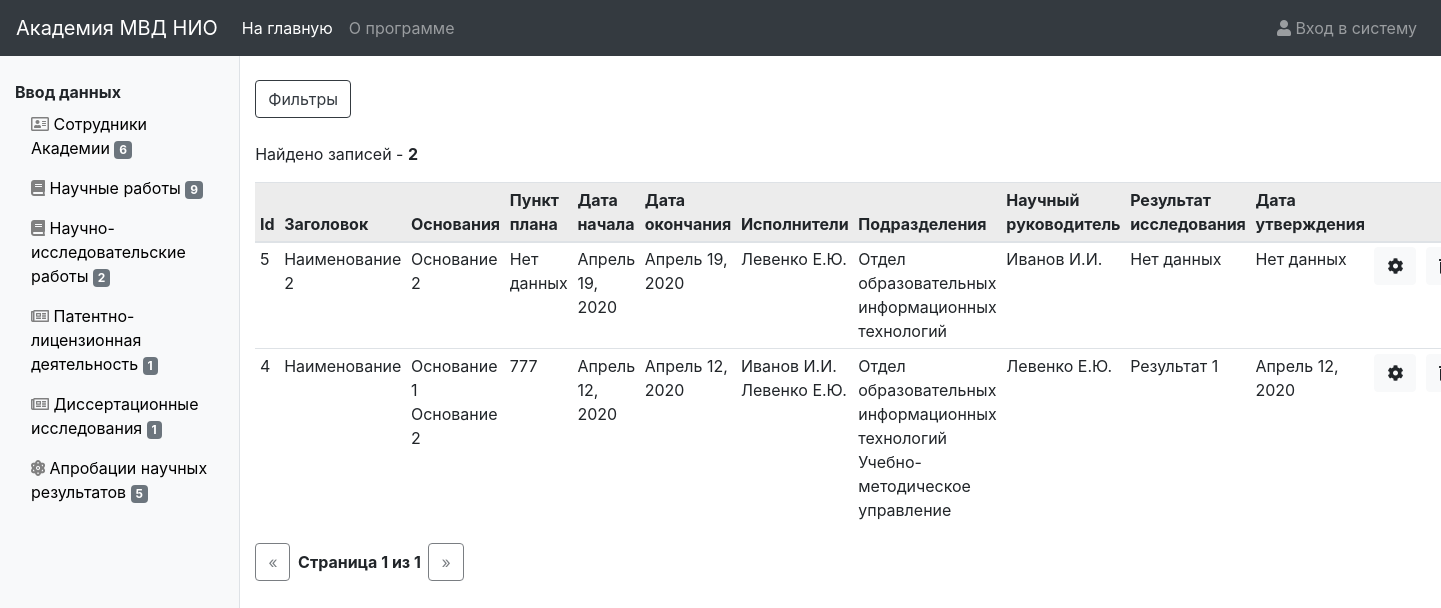
Before: /nir/ with the older database file.
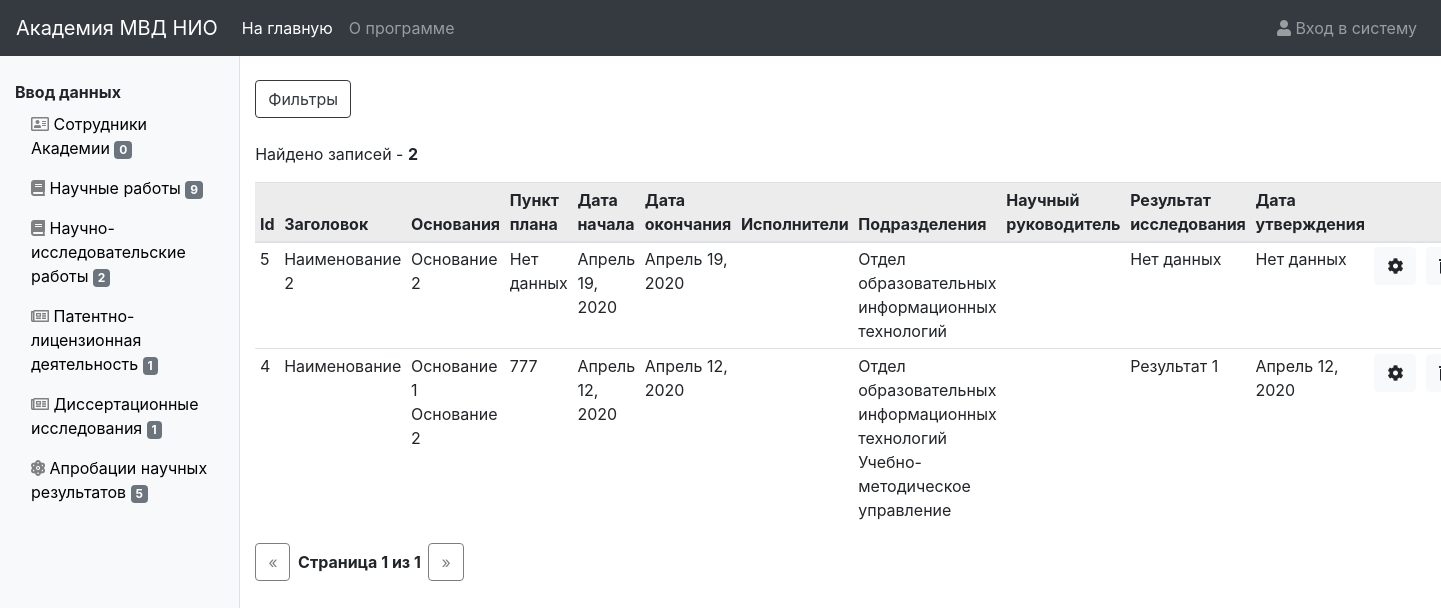
After: the same page with the newer database file.
### nir/models.py (models this page shows, shortened)
class NIR(models.Model):
    nir_title = models.TextField()
    reason = models.ManyToManyField(ReasonNIR, verbose_name="Основания для проведения")
    plan_item = models.CharField(max_length=255, blank=True, null=True, verbose_name="Пункт плана для проведения")
    start_date = models.DateField(blank=True, null=True, verbose_name="Дата начала")
    end_date = models.DateField(blank=True, null=True, verbose_name="Дата окончания")
    result = models.ForeignKey(ResearchResults, on_delete=models.SET_NULL, blank=True, null=True,
                               verbose_name="Результат проведения НИР")
    approve_date = models.DateField(blank=True, null=True, verbose_name="Дата утверждения акта")
    authors = models.ManyToManyField(Author, verbose_name="Авторы НИР")
    subdivisions = models.ManyToManyField(Subdivision, verbose_name="Подразделения НИР")
    nir_leader = models.ForeignKey(Author, related_name="nir_leader", on_delete=models.SET_NULL, null=True, blank=True,
                                   verbose_name="Научный руководитель")
    leader_subdivision = models.ForeignKey(Subdivision, related_name='nir_leader_subdivision', on_delete=models.SET_NULL, null=True, blank=True,
                                           verbose_name="Подразделение научного руководителя")
    date_added = models.DateTimeField(blank=True, null=True, verbose_name="Дата и время моследнего изменения")
    user_added = models.ForeignKey(User, on_delete=models.SET_NULL, blank=True, null=True,
                                   verbose_name="Кем внесено/изменено")
    class Meta:
        ordering = ('nir_title',)
        verbose_name = 'Научно-исследовательская работа'
        verbose_name_plural = 'Научно-исследовательские работы'
    @property
    def get_authors(self):
        s = ''
        for author in self.authors.all():
            s += author.get_full_name
            s += ' '
        return s
    @property
    def get_reasons(self):
        s = ''
        for reason in self.reason.all():
            s += reason.reason_name
            s += ' '
        return s
    @property
    def get_subdivisions(self):
        s = ''
        for subdivision in self.subdivisions.all():
            s += subdivision.subdivision_name
            s += ' '
        return s

class ReasonNIR(models.Model):
    reason_name = models.CharField(max_length=255, verbose_name="Основание для проведения НИР")
    def __str__(self):
        return self.reason_name
    class Meta:
        ordering = ('reason_name',)
        verbose_name = 'Основание для проведения НИР'
        verbose_name_plural = 'Основания для проведения НИР'

class ResearchResults(models.Model):
    research_result_name = models.CharField(max_length=255, verbose_name="Результат исследования")
    def __str__(self):
        return self.research_result_name
    class Meta:
        ordering = ('research_result_name',)
        verbose_name = 'Результат исследования'
        verbose_name_plural = 'Результаты исследования'

### authors/models.py (models this page shows, shortened)
class Author(models.Model):
    subdivision = models.ForeignKey(Subdivision, on_delete=models.SET_NULL, null=True, verbose_name="Подразделение")
    lastname = models.CharField(max_length=100, verbose_name="Фамилия", validators=[name_validator])
    firstname = models.CharField(max_length=100, verbose_name="Имя", validators=[name_validator])
    patronymic = models.CharField(max_length=100, verbose_name="Отчество", validators=[name_validator])
    date_of_birth = models.DateField(verbose_name="Дата рождения")
    rank = models.ForeignKey(Rank, on_delete=models.SET_NULL, null=True, verbose_name="Звание")
    position = models.ForeignKey(Position, on_delete=models.SET_NULL, null=True, verbose_name="Должность")
    position_date = models.DateField(verbose_name="Дата назначения на должность")
    is_docentvak = models.BooleanField(default=False, verbose_name="Является доцентом ВАК")
    docentvak_date = models.DateField(blank=True, null=True, verbose_name="Дата присовения доцента ВАК")
    is_professor = models.BooleanField(default=False, verbose_name="Является профессором")
    professor_date = models.DateField(blank=True, null=True, verbose_name="Дата присвоения профессороской степени")
    is_candidate = models.BooleanField(default=False, verbose_name="Является кандидатом наук")
    candidate_date = models.DateField(blank=True, null=True, verbose_name="Дата присвоения кандидата наук")
    candidate_title = models.TextField(blank=True, null=True, verbose_name="Название кандидатской диссертации")
    candidate_specialty = models.ForeignKey(Candidatespecialty, on_delete=models.SET_NULL, blank=True, null=True,
                                            verbose_name="Кандидатская специальность")
    is_doctor = models.BooleanField(default=False, verbose_name="Является доктором наук")
    doctor_date = models.DateField(blank=True, null=True, verbose_name="Дата присвоения доктора наук")
    doctor_title = models.TextField(blank=True, null=True, verbose_name="Название докторской диссертации")
    doctor_specialty = models.ForeignKey(Doctorspecialty, on_delete=models.SET_NULL, blank=True, null=True,
                                         verbose_name="Докторская специальность")
    extra_data = models.TextField(blank=True, null=True, verbose_name="Дополнительные данные")
    work_status = models.ForeignKey(Workstatus, on_delete=models.SET_NULL, null=True,
                                    verbose_name="Рабочий статус")
    def __str__(self):
        return self.lastname + ' ' + self.firstname + ' ' + self.patronymic + ' ' + str(self.subdivision)
    class Meta:
        ordering = ('lastname',)
        verbose_name = 'Автор'
        verbose_name_plural = 'Авторы'
    @property
    def get_full_name(self):
        return "{} {}.{}.".format(self.lastname, self.firstname[0], self.patronymic[0])

class Subdivision(models.Model):
    subdivision_name = models.CharField(max_length=255, verbose_name="Наименование подразделения")
    subdivision_short_name = models.CharField(max_length=70, verbose_name="Сокращенное наименование подразделения",
                                              blank=True, null=True)
    group = models.ForeignKey(Subdivisiongroup, on_delete=models.SET_NULL, null=True, verbose_name="Группа подразделений")
    def __str__(self):
        return self.subdivision_name
    class Meta:
        ordering = ('subdivision_name',)
        verbose_name = 'Подразделение'
        verbose_name_plural = 'Подразделения'

### nir/views.py (the view)
# urls.py: path('', views.nir_list, name='list'),
def nir_list(request):
    f = NIRFilter(request.GET, queryset=NIR.objects.all().order_by('-pk'))
    paginator = Paginator(f.qs, 50)
    page = request.GET.get('page')
    nirs = paginator.get_page(page)
    return render(request, 'nir/nir_list.html', {'list': nirs,
                                                                  'filter': f,
                                                                  })

### context_processors/side_panel_context.py (called while the page is built)
def counts(request):
    return {'author_count': Author.objects.all().count(),
            'sciencework_count': Sciencework.objects.all().count(),
            'nir_count': NIR.objects.all().count(),
            'pld_count': PLD.objects.all().count(),
            'dissertation_count': DissertationResearch.objects.all().count(),
            'anr_count': ANR.objects.all().count(),
            }

### nir/templates/nir/nir_list.html (shortened to what this page needs)
{% extends "base_list.html" %}
{% load url_replace %}
{% load static %}
{% block list %}
    <table class="table table-sm">
        <thead class="table-active">
        <tr>
            <th scope="col">Id</th>
            <th scope="col">Заголовок</th>
            <th scope="col">Основания</th>
            <th scope="col">Пункт плана</th>
            <th scope="col">Дата начала</th>
            <th scope="col">Дата окончания</th>
            <th scope="col">Исполнители</th>
            <th scope="col">Подразделения</th>
            <th scope="col">Научный руководитель</th>
            <th scope="col">Результат исследования
            <th scope="col">Дата утверждения</th>
            <th scope="col"></th>
            <th scope="col"></th>
        </tr>
        </thead>
        <tbody>
        {% for nir in list %}
            <tr>
                <td>{{ nir.id }}</td>
                <td>{{ nir.nir_title|default:"Нет данных" }}</td>
                <td>{{ nir.get_reasons|default:"Нет данных" }}</td>
                <td>{{ nir.plan_item|default:"Нет данных" }}</td>
                <td>{{ nir.start_date|default:"Нет данных" }}</td>
                <td>{{ nir.end_date|default:"Нет данных" }}</td>
                <td>{{ nir.get_authors }}</td>
                <td>{{ nir.get_subdivisions }}</td>
                <td>{{ nir.nir_leader.get_full_name }}</td>
                <td>{{ nir.result|default:"Нет данных" }}</td>
                <td>{{ nir.approve_date|default:"Нет данных" }}</td>
                <td><a href="{% url 'nir:update' nir.id %}" class="btn btn-light"><i class="fas fa-cog"></i></a></td>
                <td><a href="{% url 'nir:delete' nir.id %}" class="btn btn-light"></a></td>
            </tr>
        {% endfor %}
        </tbody>
    </table>
{% endblock %}

Changed rows visible on the page:
changed NIR "Наименование 2": get_authors "Левенко Е.Ю." → (not shown); nir_leader.get_full_name "Иванов И.И." → (not shown)
changed NIR "Наименование": get_authors "Иванов И.И. Левенко Е.Ю." → (not shown); nir_leader.get_full_name "Левенко Е.Ю." → (not shown)
Other visible differences:
{{ author_count }}: "6" → "0"
